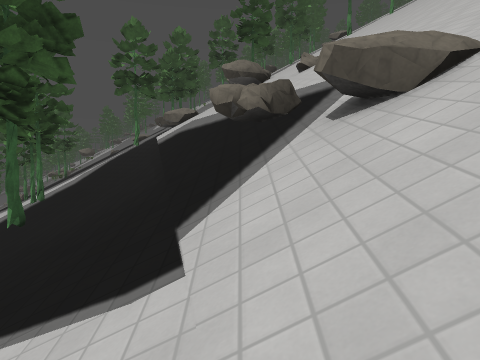
View 1 (above)

24 first-person views from a walk through a level from a Godot 3-D game. The camera is 1.5 m above the floor, tilts 4° down and sees 70° across. The floor is counted in squares, 2 m on a side. Each view is taken from the middle of a square. On the plan, view 1 faces up. The plan holds only what a view shows up to about 11 squares ahead; the rest is blank. The place goes on beyond the plan. Surface patterns are stand-ins for the level's own textures.

View 2
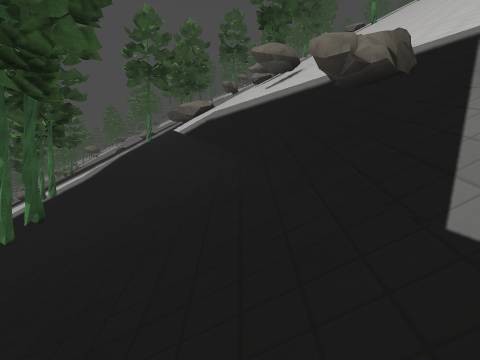

View 3
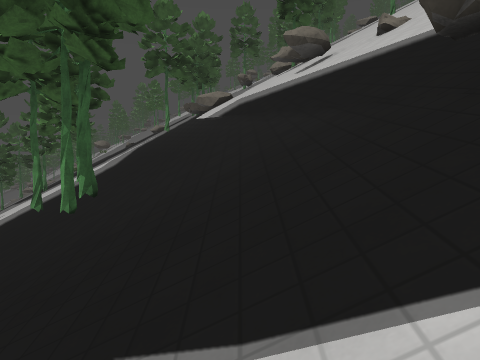

View 4
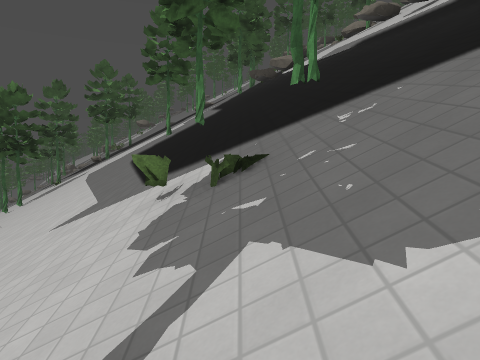

View 5
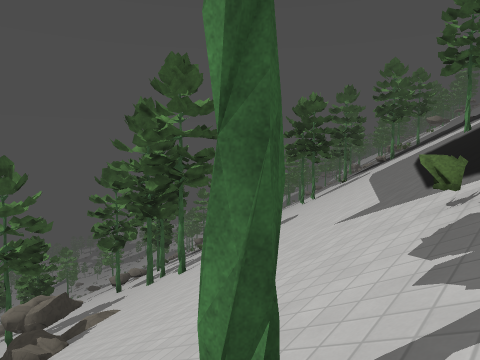

View 6
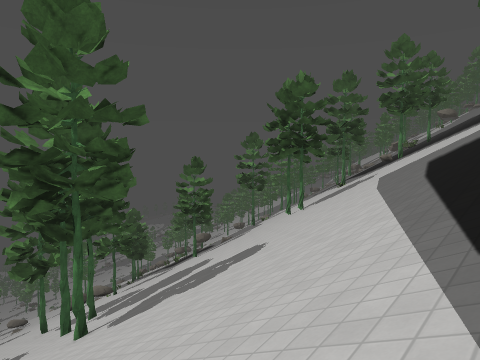

View 7
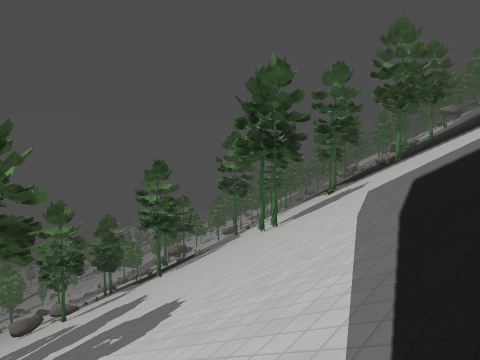

View 8
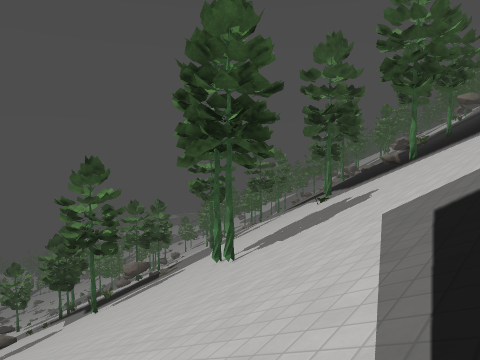

View 9
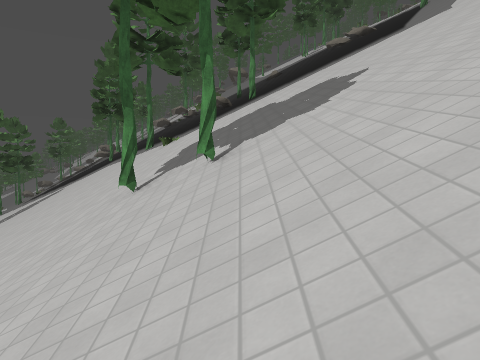

View 10
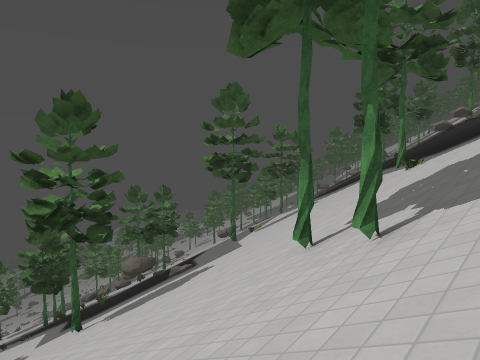

View 11
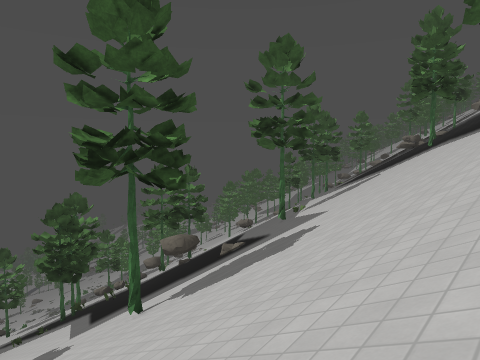

View 12
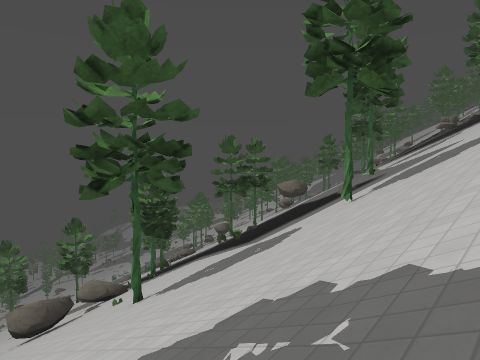

View 13
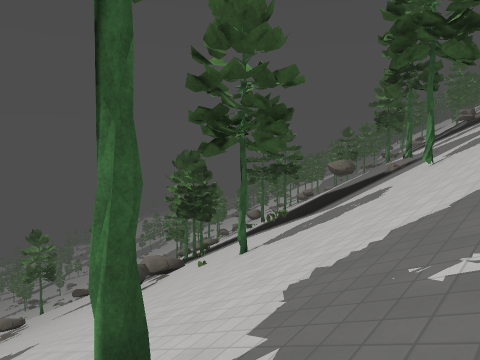

View 14
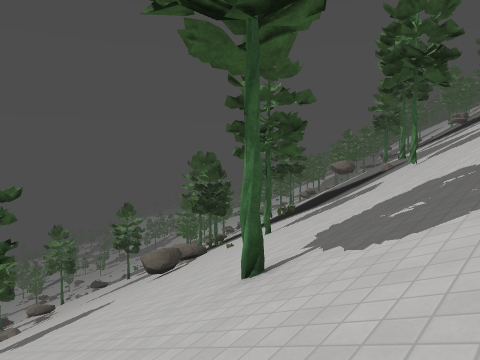

View 15
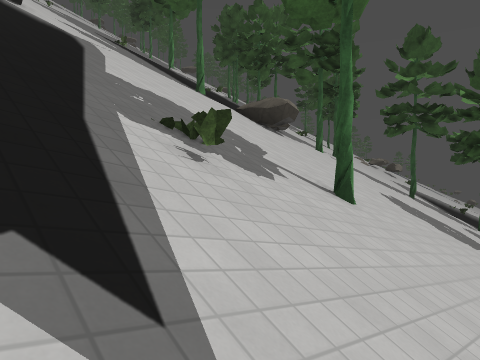

View 16
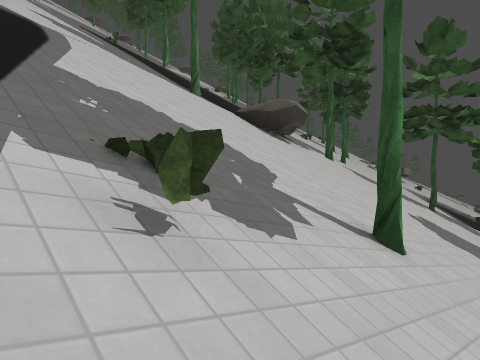

View 17
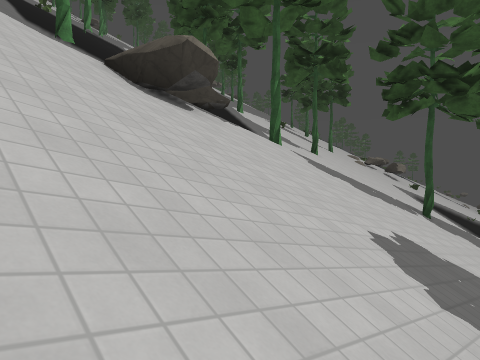

View 18
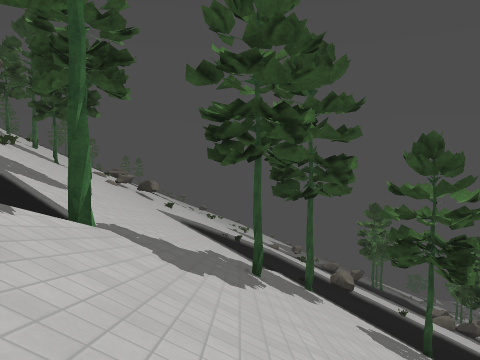

View 19
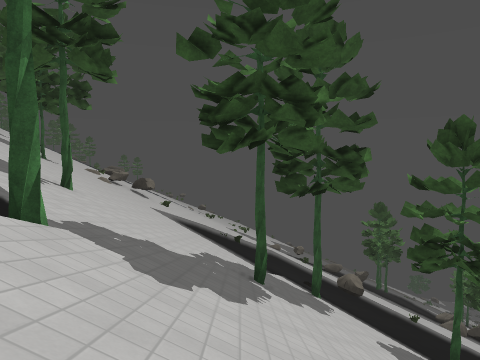

View 20
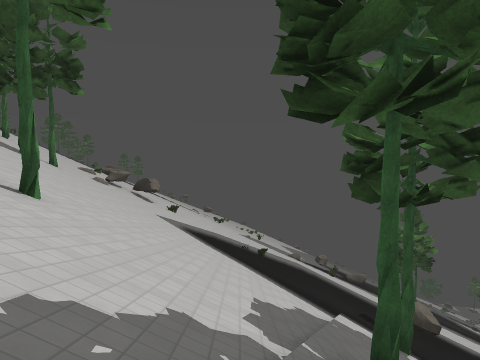

View 21
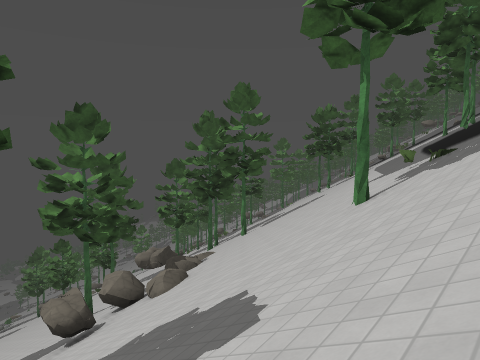

View 22
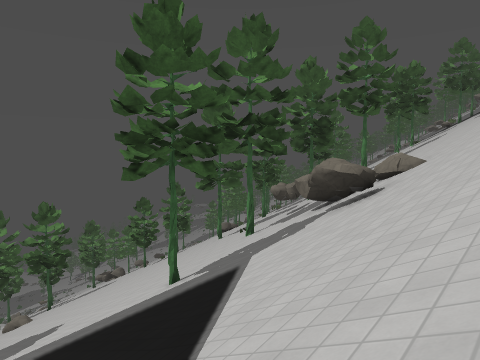

View 23
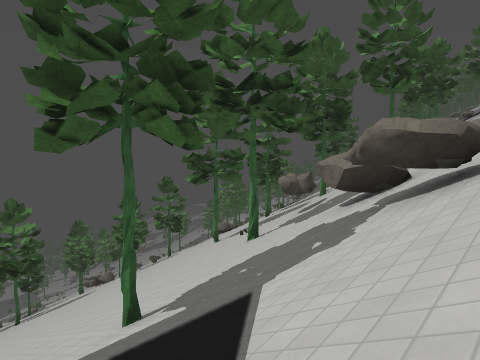

View 24
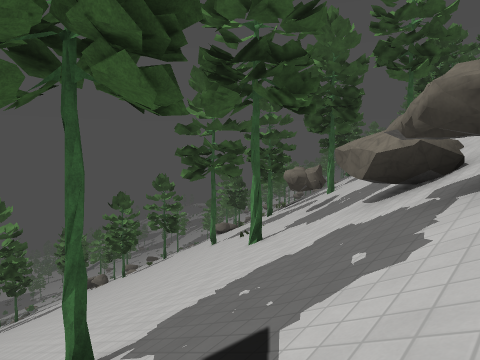

### Floor plan
Key: @ floor where view 1 was taken; # wall or solid block; . main floor; : floor 14.5 m higher than the main floor; / step, stairs or slope; = window, fence, low wall or low ledge; ^ raised ledge; v drop or lower ground.
Columns run from 28 left of view 1 to 3 right of it. Each row starts with its distance up from view 1.
 25        //
 24       ////#^
 23      /////======^=/
 22     ///////////==//
 21    v///////////////
 20   vvv/////////////
 19  #vv//////////////
 18 ##vv//////////////
 17 ===///////#///////
 16 /==/#///////#////=
 15 ////////////////=#
 14 ////////////////=##
 13 /////////////////##
 12 //#//////////////=#   vvvvv/#///
 11 //////////////////##   vvvvv////
 10 //////////////////=#   vvvvv////
  9 ///////////////////##   vvvv////
  8 /////#/////////////=#   #vvvv///
  7 /////////#//////////#####vvvv///
  6 ////////////////////######vvv///
  5         /   /////////#^####vvv//
  4            ///////////==^###:#//
  3            ^/////////#//==^=///
  2           ////#///////////==////
  1          ////////////#//////////
  0         ////#///////////////@///
 -1        ////////=/=//////////////
 -2       ///////////////////////#//
 -3      ///////////#^////////=/##vv
 -4      /////////////////////# # vv
 -5       ////////#/=/// /////=##  v
 -6         ///////=#/////////=#
 -7         //////=##v/////////=^
 -8            ///## vv/////////=
 -9                     ////#/////
-10                    v#//////////
-11                   vvv///////#//
-12                  vvvvv#/////////
-13                   vvvvv/////////
-14                    vvvv.////////
-15                     vvvvv///////

Positions as (right, up) in squares from view 1, and headings:
1: (0, 0), facing up
2: (-1, 1), facing up
3: (-2, 1), facing up
4: (-6, 0), facing up
5: (-6, 0), facing up-left
6: (-8, 4), facing up-left
7: (-9, 7), facing up-left
8: (-11, 11), facing up-left
9: (-16, 12), facing up
10: (-15, 13), facing up-left
11: (-18, 13), facing up-left
12: (-20, 9), facing up-left
13: (-21, 7), facing up-left
14: (-20, 5), facing up-left
15: (-9, 5), facing down-right
16: (-8, 4), facing down-right
17: (-7, 0), facing down-right
18: (-4, -2), facing down
19: (-4, -3), facing down
20: (-3, -6), facing down
21: (-4, -5), facing up-left
22: (-8, -9), facing up-left
23: (-10, -7), facing up-left
24: (-11, -6), facing up-left
